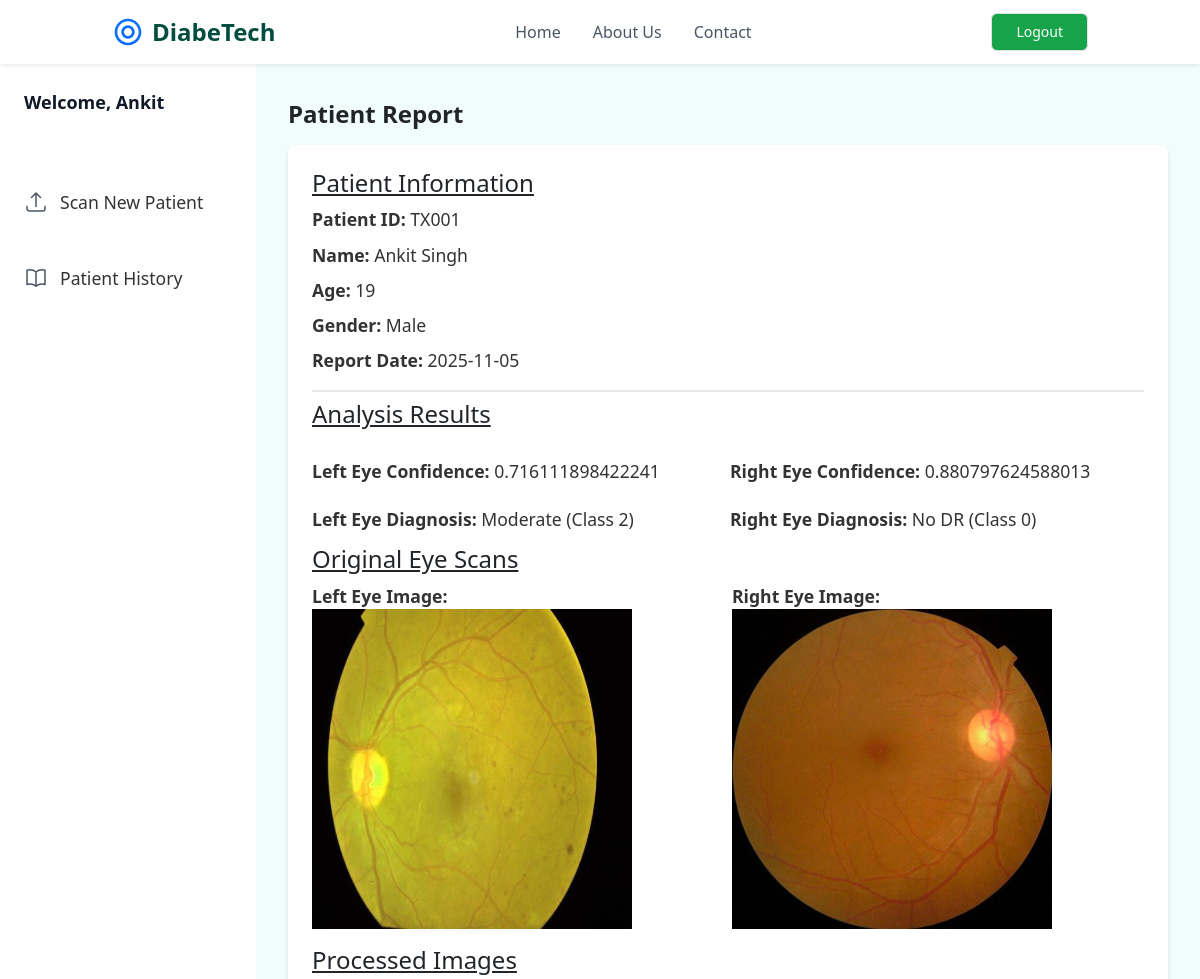
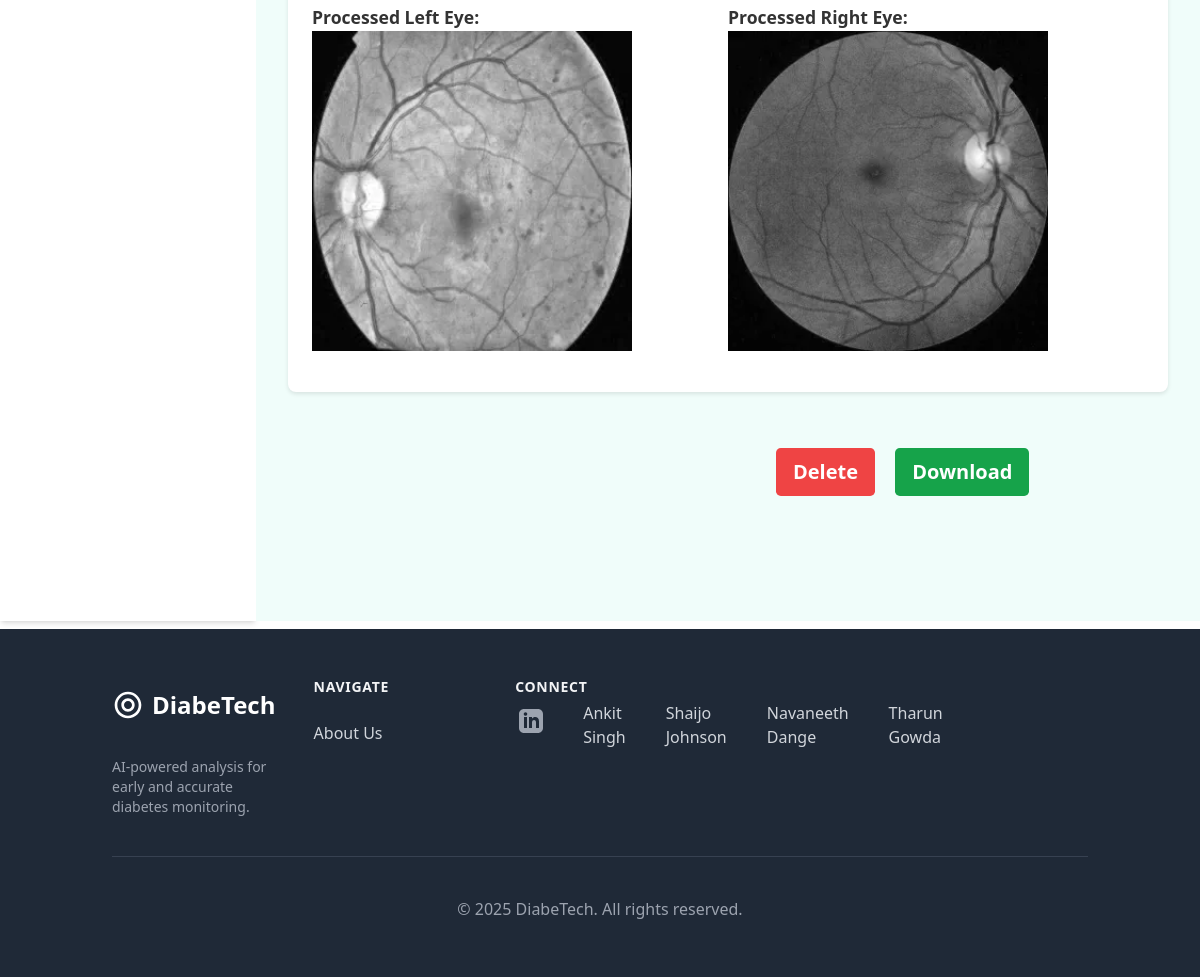
The app's page /patient-report/TX001 (signed in) with its own data (2 pictures, top to bottom).
### retinopathy/modules.py (models this page shows, shortened)
class User(db.Model, UserMixin):
    id = db.Column(db.Integer, primary_key = True)
    username = db.Column(db.String(20), unique = True, nullable = False)
    email = db.Column(db.String(120), unique = True, nullable = False)
    password = db.Column(db.String(60), nullable = False)
    patients = db.relationship('Patient', backref = 'doctor', lazy = True)

class Patient(db.Model):
    patient_id = db.Column(db.String(20), unique = True, nullable = False, primary_key = True)
    name = db.Column(db.String(100), nullable = False)
    age = db.Column(db.Integer, nullable = False)
    sex = db.Column(db.String(10), nullable = False)
    RightEye_image_file = db.Column(db.String(100), nullable = False, default = 'default.jpg')
    LeftEye_image_file = db.Column(db.String(100), nullable = False, default = 'default.jpg')
    RightEye_diagnosis = db.Column(db.String(200), nullable = False)
    LeftEye_diagnosis = db.Column(db.String(200), nullable = False)
    date_uploaded = db.Column(db.DateTime, nullable = False, default = datetime.utcnow)
    user_id = db.Column(db.Integer, db.ForeignKey('user.id'), nullable = False)
    processed_RightEye_image_file = db.Column(db.String(100), nullable = True)
    processed_LeftEye_image_file = db.Column(db.String(100), nullable = True)
    RightEye_prediction = db.Column(db.Integer, nullable = True)
    LeftEye_prediction = db.Column(db.Integer, nullable = True)

### retinopathy/routes.py (the view)
@app.route('/patient-report/<patient_id>')
@login_required
def patient_report(patient_id):
	patient = Patient.query.get_or_404(patient_id)
	return render_template('patientreport.html', patient=patient, patient_id=patient_id)

### retinopathy/modules.py (called while the page is built)
@login_manager.user_loader
def load_user(user_id):
    return User.query.get(int(user_id))

### retinopathy/templates/patientreport.html (shortened to what this page needs)
{% extends "layout.html" %}
{% block content %}
<div class="flex h-screen" style="height: calc(200vh - 64px);">
            <aside class="w-64 bg-white shadow-md hidden md:block">
                <div class="py-4 px-6">
                    <h2 class="text-lg font-semibold text-gray-900">Welcome, {{ current_user.username }}</h2>
                </div>
                <nav class="mt-6">
                    <a href="{{ url_for('analyze_image') }}" data-page="scan-patient" class="flex items-center px-6 py-3 text-gray-600 hover:bg-gray-100">
                        <svg class="h-6 w-6" xmlns="http://www.w3.org/2000/svg" fill="none" viewBox="0 0 24 24" stroke-width="1.5" stroke="currentColor"><path stroke-linecap="round" stroke-linejoin="round" d="M3 16.5v2.25A2.25 2.25 0 005.25 21h13.5A2.25 2.25 0 0021 18.75V16.5m-13.5-9L12 3m0 0l4.5 4.5M12 3v13.5" /></svg>
                        <span class="ml-3">Scan New Patient</span>
                    </a>
                    <a href="{{ url_for('patient_history') }}" data-page="patient-list" class="flex items-center px-6 py-3 text-gray-600 hover:bg-gray-100">
                        <span class="ml-3">Patient History</span>
                    </a>
                </nav>
            </aside>
    <div class="content-section bg-teal-50 flex-1 p-2 md:p-8">
    <div class="container mx-auto px-4 py-6">
    <main class="main-h-">
        <h1 class="mt-1 flex font-semibold">Patient Report</h1>
        <div class="report-section ml=auto mr-auto p-6 bg-white rounded-lg shadow-md">
            <div class="patient-info border-b-2 pb-2 mb-2">
                <h2 class="underline">Patient Information</h2>
                <p><strong>Patient ID:</strong> {{ patient.patient_id }}</p>
                <p><strong>Name:</strong> {{ patient.name }}</p>
                <p><strong>Age:</strong> {{ patient.age }}</p>
                <p><strong>Gender:</strong> {{ patient.sex }}</p>
                <p><strong>Report Date:</strong> {{ patient.date_uploaded.strftime('%Y-%m-%d') }}</p>
            </div>
            <div class="grid grid-cols-2 gap-1 mb-1 patient-analysis">
                <h2 class="underline mb-3">Analysis Results</h2>
                <br>
                <p><strong>Left Eye Confidence:</strong> {{ patient.LeftEye_diagnosis }}</p>
                <p class=""><strong>Right Eye Confidence:</strong> {{ patient.RightEye_diagnosis }}</p>
                <p><strong>Left Eye Diagnosis:</strong> {{ patient.LeftEye_prediction }}</p>
                <p class=""><strong>Right Eye Diagnosis:</strong> {{ patient.RightEye_prediction }}</p>
            </div>
            <h2 class="underline">Original Eye Scans</h2>
            <div class="eye-images grid grid-cols-2 gap-2 mb-2 display: flex; space-x-5;">
                <p><strong>Left Eye Image:</strong>
                <img src="{{ url_for('static', filename='Eye_pictures/' + patient.LeftEye_image_file) }}" alt="Left Eye Image" class=" w-80 h-auto"></p>
                <p><strong>Right Eye Image:</strong>
                <img src="{{ url_for('static', filename='Eye_pictures/' + patient.RightEye_image_file) }}" alt="Right Eye Image" class=" w-80 h-auto"></p>
            </div>
            <h2 class="underline">Processed Images</h2>
            <div class="processed_images grid grid-cols-2 gap-0 mb-2 display: flex; ">
                <p><strong>Processed Left Eye:</strong>
                <img src="{{ url_for('static', filename='processed_images/' + patient.processed_LeftEye_image_file) }}" alt="Processed Left Eye" class="w-80 h-auto"></p>
                <p><strong>Processed Right Eye:</strong>
                <img src="{{ url_for('static', filename='processed_images/' + patient.processed_RightEye_image_file) }}" alt="Processed Right Eye" class="w-80 h-auto"> </p>
            </div>
        </div>
    </main>
</div>
    <form action="{{ url_for('delete_post', patient_id = patient.patient_id )}}" method="POST" style="display:inline ;" class="pl-64 ml-64">
            <span><button type="submit" class="btn bg-red-500 hover:bg-red-700 hover:scale-105 font-semibold text-white btn-lg" onclick="return confirm('Are you sure you want to delete this post?');">Delete</button></span>
    </form>
    <form action="{{ url_for('download_pdf_report', patient_id = patient.patient_id )}}" method="GET" style="display:inline ;" class="pl-4">
            <span><button type="submit" class="btn bg-green-600 hover:bg-green-900 hover:scale-105 font-semibold text-white btn-lg">Download</button></span>
    </form>
{% endblock content %}

### retinopathy/templates/layout.html (shortened to what this page needs)
<!DOCTYPE html>
<html lang="en">
<head>
    <script src="https://cdn.tailwindcss.com"></script>
    <link href="https://cdn.jsdelivr.net/npm/bootstrap@5.1.3/dist/css/bootstrap.min.css" rel="stylesheet">
</head>
<body>
        <header class="bg-white shadow-sm sticky top-0 z-50">
            <nav class="container mx-auto px-4 sm:px-6 lg:px-8">
                <div class="flex justify-between items-center h-16">
                    <a href="{{ url_for('home') }}" data-page="home" class="flex-shrink-0 flex items-center">
                        <span class="ml-2 text-2xl font-bold text-primary-dark">DiabeTech</span>
                    </a>
                    <div class="hidden md:flex md:items-center md:space-x-8">
                        <a href="{{ url_for('home') }}" data-page="home" class="font-medium text-gray-600 hover:text-primary transition">Home</a>
                        <a href="{{ url_for('about') }}" data-page="about" class="font-medium text-gray-600 hover:text-primary transition">About Us</a>
                        <a href="#main-footer" data-page="contact" class="font-medium text-gray-600 hover:text-primary transition">Contact</a>
                    </div>
                     {% if not current_user.is_authenticated %}
                     <div class="flex  justify-center gap-10 ">
                        <a href="{{ url_for('login') }}" data-page="patient-list" class="hidden md:inline-flex px-4 py-2 border border-transparent text-sm font-medium rounded-md text-white bg-green-600 hover:bg-green-900 transition hover:scale-105">
                            Login
                        </a>
                        <a href="{{ url_for('register') }}" data-page="patient-list" class="hidden md:inline-flex px-4 py-2 border border-transparent text-sm font-medium rounded-md text-white bg-green-600 hover:bg-green-900 transition hover:scale-105">
                             Register
                        </a>
                    </div>
                    {% else %}
                        <a href="{{ url_for('logout') }}" class="hidden md:inline-flex items-center px-4 py-2 border border-transparent text-sm font-medium rounded-md text-white bg-green-600 hover:bg-green-900 transition hover:scale-105">
                            Logout
                        </a>
                    {% endif %}
            </nav>
        </header>
        <main>
            {% block content %}{% endblock %}
        </main>
        <footer id="main-footer" class="bg-gray-800 text-gray-300 mt-2">
            <div class="container mx-auto px-4 sm:px-6 lg:px-8 py-12">
                <div class="grid grid-cols-2 md:grid-cols-4 lg:grid-cols-5 gap-8">
                    <div class="col-span-2 lg:col-span-1">
                        <div class="flex items-center">
                            <span class="ml-2 text-2xl font-bold text-white">DiabeTech</span>
                        </div>
                        <p class="mt-4 text-sm text-gray-400">AI-powered analysis for early and accurate diabetes monitoring.</p>
                    </div>
                    <div>
                        <h3 class="text-sm font-semibold text-gray-100 tracking-wider uppercase">Navigate</h3>
                        <ul class="mt-4 space-y-2">
                            <li><a href="{{ url_for('about') }}" data-page="about" class="text-base text-gray-300 hover:text-white">About Us</a></li>
                    </div>
                    <div>
                        <h3 class="text-sm font-semibold text-gray-100 tracking-wider uppercase">Connect</h3>
                        <div class="flex gap-10 mt-1 pl-1 ">
                            <a class="text-gray-400 hover:text-white">
                                <a href="https://www.linkedin.com/in/ankit-singh-a16a51334?utm_source=share&utm_campaign=share_via&utm_content=profile&utm_medium=android_app" class="block">Ankit Singh</a>
                                <a href="https://www.linkedin.com/in/shaijo-johnson-698a42334?utm_source=share&utm_campaign=share_via&utm_content=profile&utm_medium=android_app" class="block">Shaijo Johnson</a>
                                <a href="https://www.linkedin.com/in/h-navaneeth-dange-7b820b330?utm_source=share&utm_campaign=share_via&utm_content=profile&utm_medium=android_app" class="block">Navaneeth Dange</a>
                                <a href="https://www.linkedin.com/in/tharun-944249366?utm_source=share&utm_campaign=share_via&utm_content=profile&utm_medium=android_app" class="block">Tharun Gowda</a>
                            </a>
                        </div>
                    </div>
                </div>
                <div class="mt-8 border-t border-gray-700 pt-8 text-center">
                    <p class="text-base text-gray-400">&copy; 2025 DiabeTech. All rights reserved.</p>
                </div>
            </div>
        </footer>
    </body>

### retinopathy/templates/patientreport.html (style rules this page uses)
.report-section { background-color: #f9f9f9; padding: 1.5em; border-radius: 8px; box-shadow: 0 2px 4px rgba(0, 0, 0, 0.1); margin-bottom: 2em; margin-top: 1em; }
h1, h2 { font-size: 1.5em; }
p { font-size: 1.1em; color: #333; margin: 0.5em 0; }
span { font-size: 1.1em; color: #333; margin: 0.5em 0; }
main { min-height: calc(100vh - 64px - 4rem); }

### records on screen
User: username "Ankit"
Patient: patient_id "TX001", name "Ankit Singh", age "19", sex "Male", date_uploaded "2025-11-05", LeftEye_diagnosis "0.716111898422241", RightEye_diagnosis "0.880797624588013", LeftEye_prediction "Moderate (Class 2)", RightEye_prediction "No DR (Class 0)", LeftEye_image_file (picture), RightEye_image_file (picture), processed_LeftEye_image_file (picture), processed_RightEye_image_file (picture)
